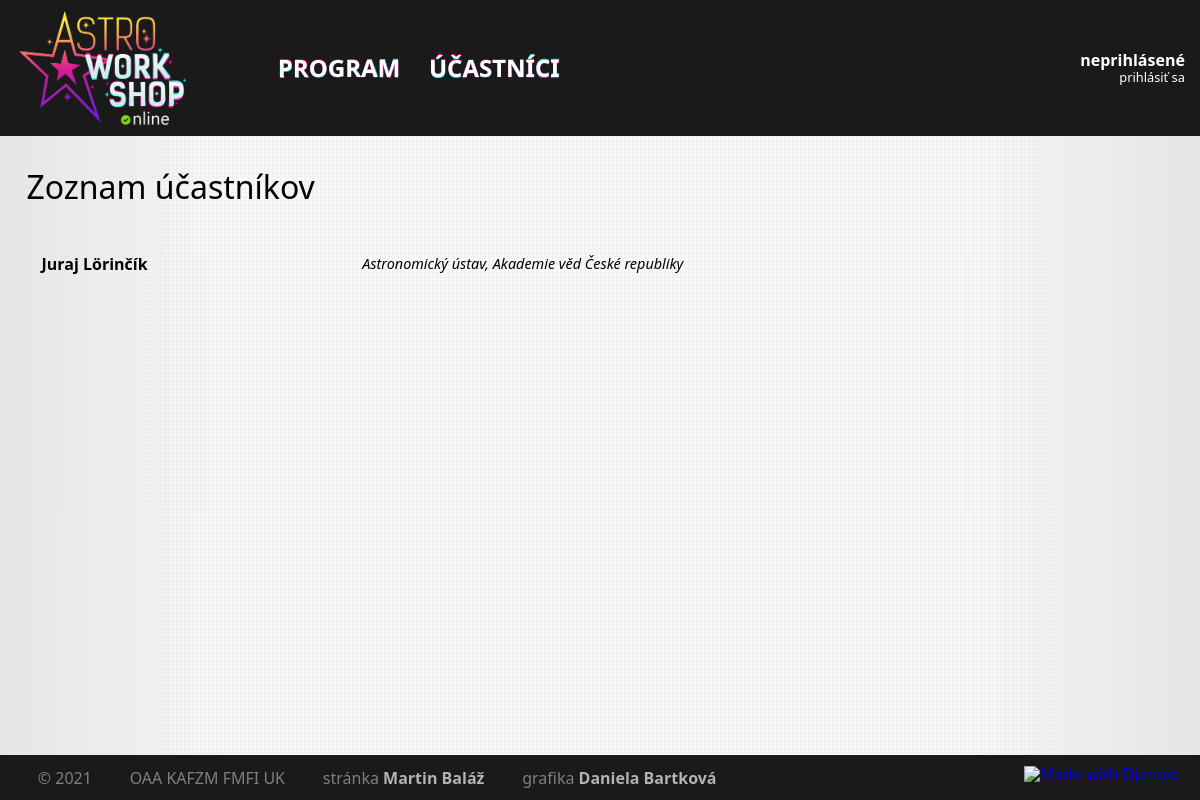
The app's page /2021/participants, older data.
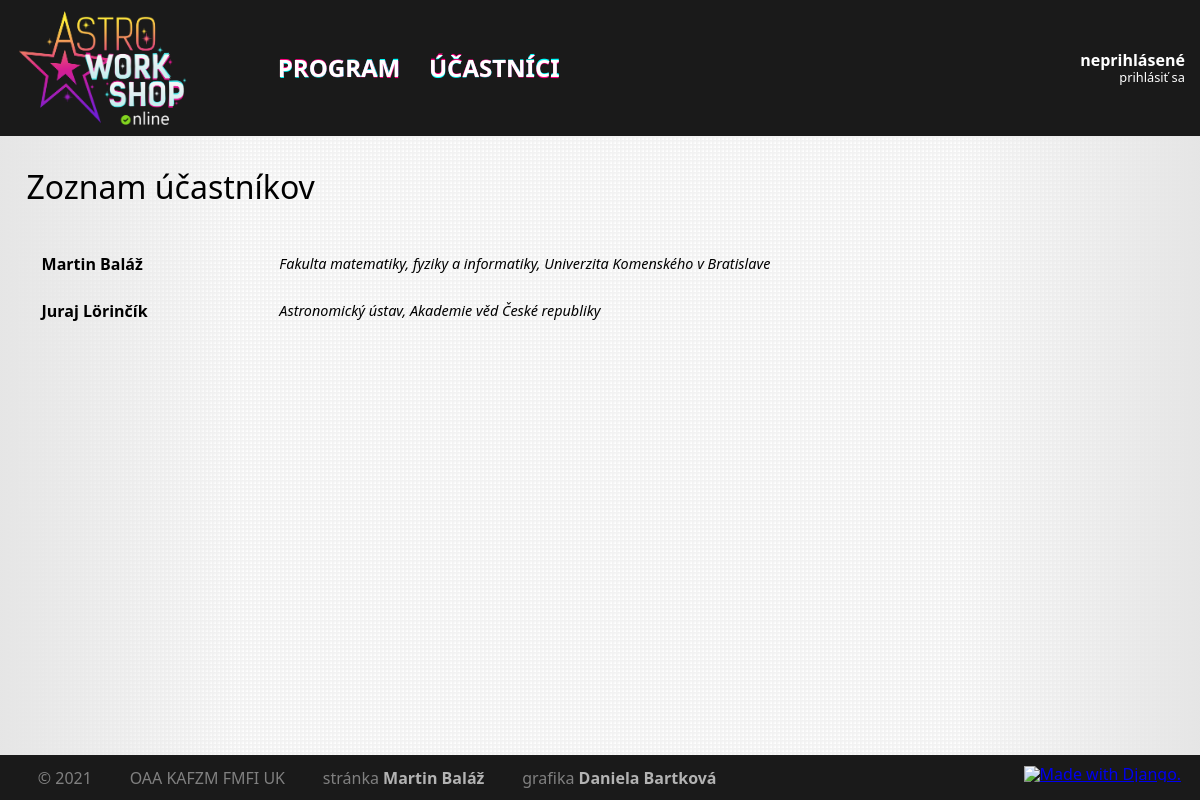
The same page, newer data.
### core/models/participant.py (models this page shows, shortened)
class Participant(AbstractUser):
    class Meta:
        ordering = ['last_name', 'first_name']
    affiliations = models.ManyToManyField(
        'Institute',
        through='Affiliation'
    )
    participations = models.ManyToManyField(
        'Event',
        through='Participation',
        related_name = 'participants'
    )
    about = models.TextField(blank=True)

### core/models/institute.py (models this page shows, shortened)
class Institute(models.Model):
    class Meta:
        ordering = ['full_name']
    short_name = models.CharField(max_length=32)
    full_name = models.CharField(max_length=256)

### core/views/participant.py (the view)
# urls.py: path('<int:year>/participants', participant.ListView.as_view(), name='participants'),
class ListView(django.views.generic.ListView):
    model = Participant
    context_object_name = 'participants'
    template_name = 'core/list-participants.html'
    def get_queryset(self):
        return self.model.objects.filter(participations__code=self.kwargs['year']).order_by('last_name')

### core/templates/core/list-participants.html
{% extends 'core/base.html' %}
{% load astro %}
{% block page %}
    <h2>
        Zoznam účastníkov
    </h2>
    <table>
        {% for participant in participants %}
            <tr>
                <td>
                    <a href="{% url 'participant' username=participant.username %}">{{ participant.get_full_name }}</a>
                </td>
                <td>
                    <span class="affiliation">
                        {% for aff in participant.affiliations.all %}
                            {{ aff.full_name }}
                        {% endfor %}
                    </span>
                </td>
            </tr>
        {% endfor %}
    </table>
{% endblock %}

Row changes from the older to the newer data that the page shows:
now on this page (row edited): Participant: get_full_name "Martin Baláž"
now on this page (row unchanged): Institute: full_name "Fakulta matematiky, fyziky a informatiky, Univerzita Komenského v Bratislave", shown under "Martin Baláž"
